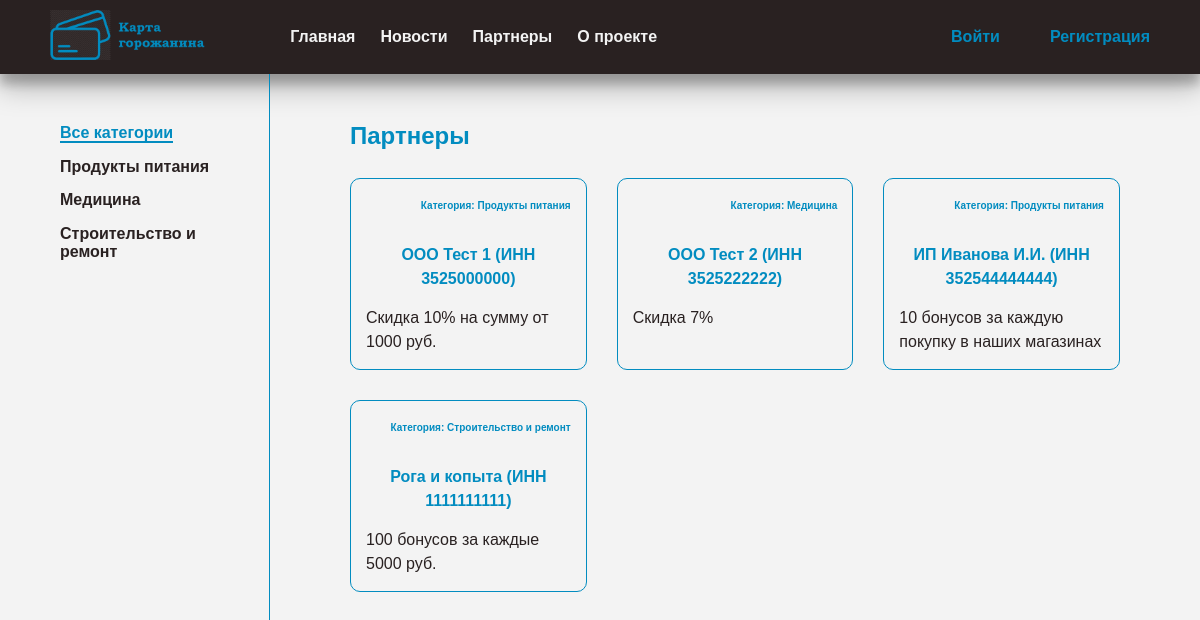
Screenshot of /discount/ with the database file from the repository.
### app_loyalty/models.py (models this page shows, shortened)
class Category(SoftDeleteObject, models.Model):
    name = models.CharField(
        max_length=150,
        verbose_name='категория'
    )
    class Meta:
        db_table = 'categories'
        verbose_name = 'Категория'
        verbose_name_plural = 'Категории'
        ordering = ['id']
    def __str__(self) -> str:
        return self.name
    def get_absolute_url(self):
        return reverse('category', kwargs={'pk': self.pk})

class Discount(SoftDeleteObject, models.Model):
    organization = models.ForeignKey(
        Organization, on_delete=models.CASCADE,
        verbose_name='организация',
        related_name='discount'
    )
    description = models.TextField(
        verbose_name='описание'
    )
    created_up = models.DateField(
        verbose_name='дата добавления',
        auto_now_add=True
    )
    is_active = models.BooleanField(
        verbose_name='активна',
        default=True
    )
    class Meta:
        db_table = 'discounts'
        verbose_name = 'скидка'
        verbose_name_plural = 'скидки'
        ordering = ['-created_up']
    @classmethod
    def get_discount_list(cls,
                          category_id: int = None,
                          limit: int = None
                          ) -> List['Discount']:
        if category_id:
            result: List['Discount'] = cls.objects.filter(
                is_active=True,
                organization__category_id=category_id
            )
        else:
            result: List['Discount'] = cls.objects.filter(is_active=True)
        return result[:limit]

class Organization(SoftDeleteObject, models.Model):
    inn_regex = RegexValidator(
        regex=r"^\d{10,12}$",
        message='ИНН может содержать 10 или 12 цифр.'
    )
    name = models.CharField(
        max_length=200,
        verbose_name='Название'
    )
    inn = models.PositiveIntegerField(
        verbose_name='ИНН',
        validators=[inn_regex]
    )
    website = models.EmailField(
        verbose_name='сайт организации',
        blank=True
    )
    category = models.ForeignKey(
        Category, on_delete=models.CASCADE,
        verbose_name='категория',
        related_name='organization'
    )
    is_active = models.BooleanField(
        verbose_name='активна',
        default=True
    )
    class Meta:
        db_table = 'organizations'
        verbose_name = 'организация'
        verbose_name_plural = 'организации'
    def __str__(self):
        return f'{self.name} (ИНН {self.inn})'

### app_loyalty/views.py (the view)
# urls.py: path('discount/', DiscountList.as_view(), name='discount'),
class DiscountList(ListView):
    model = Discount
    template_name = 'app_loyalty/discount.html'
    context_object_name = 'discount_list'
    def get_context_data(self, **kwargs):
        context = super().get_context_data()
        context['title'] = 'Партнеры'
        context['cat_selected'] = 0
        return context
    def get_queryset(self):
        return Discount.get_discount_list()

### app_loyalty/templatetags/app_loyalty_tags.py (called while the page is built)
@register.inclusion_tag('app_loyalty/inc/_categories.html')
def show_categories(sort=None,
                    cat_selected: int = 0
                    ) -> Dict[str, Union[QuerySet[Category], int]]:
    if not sort:
        cats: QuerySet[Category] = Category.objects.all()
    else:
        cats: QuerySet[Category] = Category.objects.order_by(sort)
    return {'categories': cats, 'cat_selected': cat_selected}

### app_loyalty/templates/app_loyalty/discount.html (shortened to what this page needs)
{% extends 'app_loyalty/base.html' %}
{% load static %}
{% load app_loyalty_tags %}
{% block content %}
<section class="discount">
  <div class="discount__container container flex">
    <div class="discount__left">
      <ul class="list-reset">
        {% if cat_selected == 0 %}
            <li class="category__item"><a href="" class="selected">Все категории</a></li>
        {% else %}
            <li class="category__item"><a class="categori__link" href="{% url 'discount' %}">Все категории</a></li>
        {% endif %}
        {% show_categories cat_selected=cat_selected %}
      </ul>
    </div>
    <div class="discount__right">
      <h2 class="title discount__title">Партнеры</h2>
      {% if discount_list %}
      <ul class="list-reset discount__list flex">
      {% for item in discount_list %}
      <li class="discount__item">
        <p class="discount__category">Категория: {{ item.organization.category }}</p>
        <p class="discount__organization">{{ item.organization }}</p>
        <p class="discount__descr">{{ item.description }}</p>
      </li>
      {% endfor %}
      </ul>
      {% endif %}
    </div>
  </div>
</section>
{% endblock %}

### app_loyalty/templates/app_loyalty/base.html (shortened to what this page needs)
{% load static %}
<!DOCTYPE html>
<html lang="ru">
<head>
  <link rel="stylesheet" href="{% static 'app_loyalty/css/normalize.css' %}">
  <link rel="stylesheet" href="{% static 'app_loyalty/css/style.css' %}">
</head>
<body>
  {% include 'app_loyalty/inc/_header.html' %}
  <main>
    {% block content %}
    {% endblock %}
  </main>
</body>
</html>

### app_loyalty/templates/app_loyalty/inc/_header.html (shortened to what this page needs)
{% load static %}
<header class="header">
  <div class="container header__container flex">
    <a href="" class="header__logo">
      <img src="{% static 'app_loyalty/images/logo.png' %}" alt="" class="header__img">
    </a>
    <nav class="header__nav nav">
      <ul class="nav__list list-reset flex">
        <li class="nav__item"><a href="{% url 'home' %}" class="nav__link">Главная</a></li>
        <li class="nav__item"><a href="{% url 'news' %}" class="nav__link">Новости</a></li>
        <li class="nav__item"><a href="{% url 'discount' %}" class="nav__link">Партнеры</a></li>
        <li class="nav__item"><a href="{% url 'about' %}" class="nav__link">О проекте</a></li>
      </ul>
    </nav>
    <div class="header__wrapper flex">
      {% if request.user.is_authenticated %}
      <p>{{ user }}</p>
      <a href="{% url 'logout' %}" class="header__link">Выход</a>
      {% else %}
      <a href="{% url 'login' %}" class="header__link">Войти</a>
      <a href="{% url 'register' %}" class="header__link">Регистрация</a>
      {% endif %}
    </div>
  </div>
</header>

### app_loyalty/templates/app_loyalty/inc/_categories.html
{% for cat in categories %}
	{% if cat.pk == cat_selected %}
		<li class="category__item"><a href="" class="selected">{{cat.name}}</a></li>
	{% else %}
		<li class="category__item"><a class="categori__link" href="{{ cat.get_absolute_url }}">{{cat.name}}</a></li>
	{% endif %}
{% endfor %}

### app_loyalty/static/app_loyalty/css/style.css (style rules this page uses)
html { box-sizing: border-box; }
a { color: inherit; text-decoration: none; transition-property: background-color, color; transition-duration: .3s; transition-timing-function: ease; }
p { margin: 0; }
img { max-width: 100%; }
body { font-family: 'OpenSans', sans-serif; font-weight: 400; font-size: 16px; color: var(--text-color-dark); background-color: #f3f3f3; background-attachment: fixed; background-size: cover; }
:root { --main-color: #028cc0; --whigt: #fff; --shadow: 0 14px 28px rgba(0,0,0,0.25), 0 10px 10px rgba(0,0,0,0.22); --main-color-hover: #045775; --text-color-dark: #292121; --text-color-light: #f3f3f3; }
.container { justify-content: space-between; position: relative; max-width: 1500px; margin: 0 auto; padding-left: 50px; padding-right: 50px; }
.list-reset { margin: 0; padding: 0; list-style: none; }
.title { margin-top: 50px; margin-bottom: 30px; font-weight: 700; color: var(--main-color); }
.flex { display: flex; }
.selected { color: var(--main-color); border-bottom: 2px solid var(--main-color); cursor: context-menu; }
.header { background-color: #292121; box-shadow: var(--shadow); }
.header__container { padding-top: 10px; padding-bottom: 10px; justify-content: space-between; }
.header__img { height: 50px; object-fit: cover; }
.header__wrapper { margin: auto 0; color: var(--text-color-light); }
.header__link { margin-left: 50px; font-weight: 700; color: var(--main-color); }
.nav { margin: auto 0; width: 50%; font-weight: 600; font-size: 16px; }
.nav__item { margin-right: 25px; color: var(--text-color-light); }
.discount__container { padding-bottom: 50px; }
.discount__left { padding: 50px 20px 0 10px; width: 20%; border-right: 1px solid var(--main-color); }
.discount__right { padding-left: 25px; width: 75%; line-height: 1.5em; }
.discount__list { flex-wrap: wrap; }
.discount__item { margin-bottom: 30px; padding: 15px; width: calc((100% - 90px)/3); border: 1px solid var(--main-color); border-radius: 10px; }
.discount__item:not(:nth-child(3n+3)) { margin-right: 30px; }
.discount__organization { margin-bottom: 15px; text-align: center; font-weight: 600; color: var(--main-color); }
.discount__category { margin-bottom: 25px; font-size: 10px; font-weight: 600; text-align: right; color: var(--main-color); }
.category__item { margin-bottom: 15px; font-weight: 600; }

### rows the page displays
Category: name "Продукты питания"
Category: name "Медицина"
Category: name "Строительство и ремонт"
Discount: organization.category "Продукты питания", organization "ООО Тест 1 (ИНН 3525000000)", description "Скидка 10% на сумму от 1000 руб."
Discount: organization.category "Медицина", organization "ООО Тест 2 (ИНН 3525222222)", description "Скидка 7%"
Discount: organization.category "Продукты питания", organization "ИП Иванова И.И. (ИНН 352544444444)", description "10 бонусов за каждую покупку в наших магазинах"
Discount: organization.category "Строительство и ремонт", organization "Рога и копыта (ИНН 1111111111)", description "100 бонусов за каждые 5000 руб."
